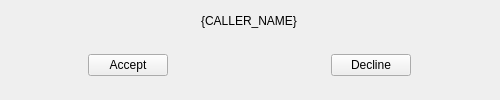
<?xml version="1.0" encoding="UTF-8"?>
<ui version="4.0">
 <class>CallReceiveWindow</class>
 <widget class="QMainWindow" name="CallReceiveWindow">
  <property name="geometry">
   <rect>
    <x>0</x>
    <y>0</y>
    <width>500</width>
    <height>100</height>
   </rect>
  </property>
  <property name="minimumSize">
   <size>
    <width>500</width>
    <height>100</height>
   </size>
  </property>
  <property name="maximumSize">
   <size>
    <width>500</width>
    <height>100</height>
   </size>
  </property>
  <property name="windowTitle">
   <string>MainWindow</string>
  </property>
  <widget class="QWidget" name="centralwidget">
   <widget class="QWidget" name="gridLayoutWidget">
    <property name="geometry">
     <rect>
      <x>9</x>
      <y>9</y>
      <width>481</width>
      <height>81</height>
     </rect>
    </property>
    <layout class="QGridLayout" name="gridLayout" rowstretch="0,0" rowminimumheight="0,50">
     <property name="horizontalSpacing">
      <number>6</number>
     </property>
     <item row="1" column="0" alignment="Qt::AlignHCenter">
      <widget class="QPushButton" name="AcceptButton">
       <property name="text">
        <string>Accept</string>
       </property>
      </widget>
     </item>
     <item row="0" column="0" colspan="2" alignment="Qt::AlignHCenter|Qt::AlignVCenter">
      <widget class="QLabel" name="CallReceiveLabel">
       <property name="text">
        <string>{CALLER_NAME}</string>
       </property>
      </widget>
     </item>
     <item row="1" column="1" alignment="Qt::AlignHCenter">
      <widget class="QPushButton" name="DeclineButton">
       <property name="text">
        <string>Decline</string>
       </property>
      </widget>
     </item>
    </layout>
   </widget>
  </widget>
 </widget>
 <resources/>
 <connections/>
</ui>
